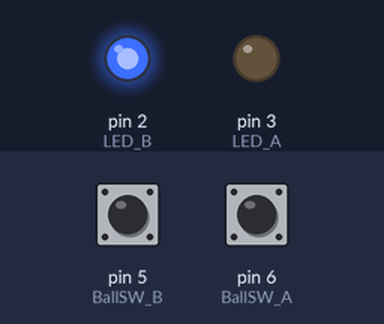
Bench run of a sketch on a simulated Arduino Uno, built with avr-gcc and run on an emulated ATmega328P. Parts: output pins drawn as LEDs (lit = HIGH). Inputs (shaded band) come from the test bench; at power-on: pin 5 (BallSW_B) HIGH, pin 6 (BallSW_A) HIGH.

Above: at 1.2 s.
1.3 s: pin 5 (BallSW_B) pulled LOW for 0.15 s
At 1.37 s:
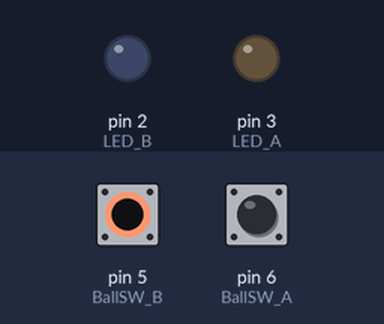
2.9 s: pin 6 (BallSW_A) pulled LOW for 0.15 s
At 2.97 s:
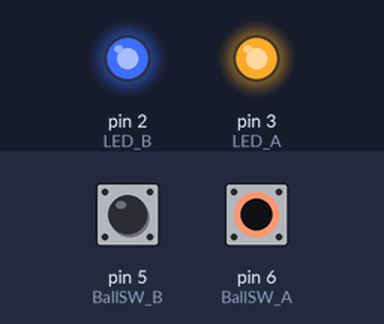
4.5 s: pin 6 (BallSW_A) pulled LOW for 3.2 s
At 8.5 s:
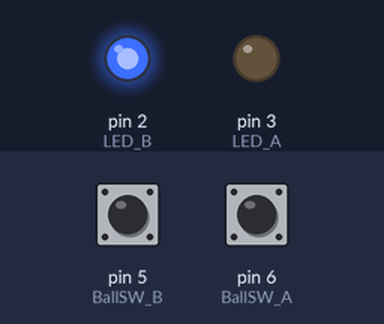
9.2 s: pin 5 (BallSW_B) pulled LOW for 3.2 s
At 9.7 s:
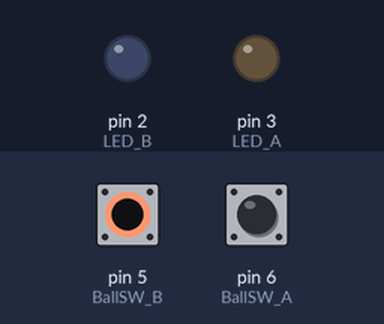
13.9 s: pin 5 (BallSW_B) driven LOW and pin 6 (BallSW_A) driven LOW
At 14.4 s:
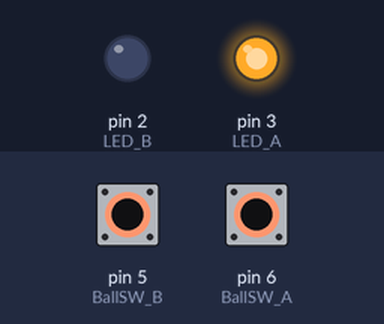
Timing chart, 0 to 16.4 s (numbered marks = the images above; inputs shaded):
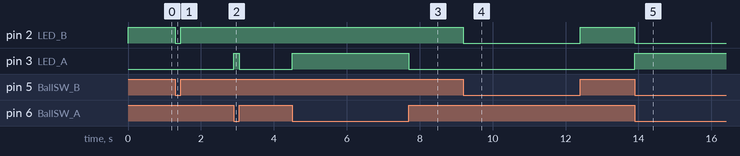

The sketch:

8______LED_____.ino
```cpp
int LED_A = 3;
int LED_B = 2;
int BallSW_A = 6;
int BallSW_B = 5;

void setup() {
    pinMode(LED_A, OUTPUT);
    pinMode(LED_B, OUTPUT);
    pinMode(BallSW_A, INPUT_PULLUP);
    pinMode(BallSW_B, INPUT_PULLUP);
}

void loop() {
    if(digitalRead(BallSW_A) == LOW) {
        digitalWrite(LED_A, HIGH);

    }

    else {
        digitalWrite(LED_A,LOW);
    }

    if(digitalRead(BallSW_B) == LOW) {
        digitalWrite(LED_B, LOW);
    }

    else {
        digitalWrite(LED_B, HIGH);
    }

}
```

Measured:
- after the input at 1.3 s, pin 2 (LED_B): HIGH → LOW at once, → HIGH 0.15 s later
- after the input at 2.9 s, pin 3 (LED_A): LOW → HIGH at once, → LOW 0.15 s later
- after the input at 4.5 s, pin 3 (LED_A): LOW → HIGH at once, → LOW 3.2 s later
- after the input at 9.2 s, pin 2 (LED_B): HIGH → LOW at once, → HIGH 3.2 s later
- after the input at 13.9 s, pin 2 (LED_B): HIGH → LOW at once; pin 3 (LED_A): LOW → HIGH at once
